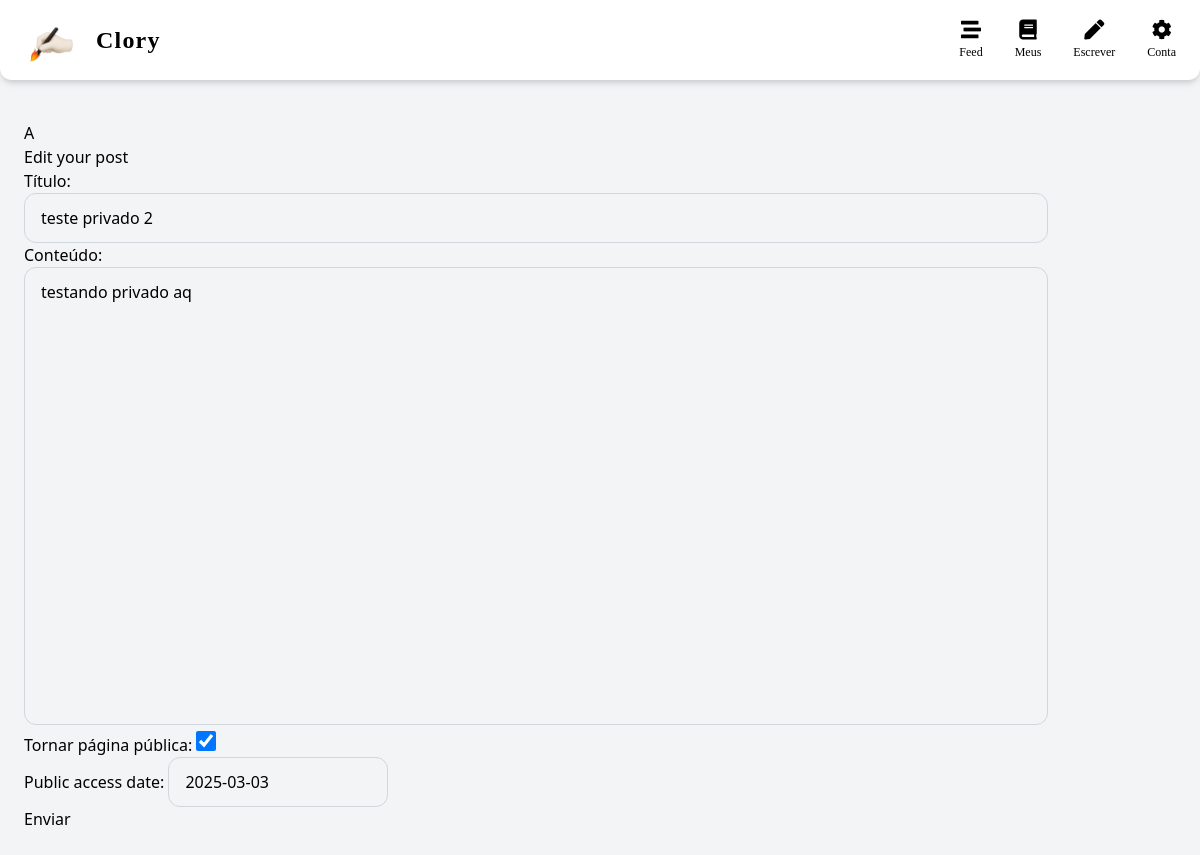
Screenshot of /post/edit/1 with the database file from the repository.
### page/models.py (models this page shows, shortened)
class Page(models.Model):
    author = models.ForeignKey(CustomUser, null=True, on_delete=models.CASCADE)
    title = models.CharField(max_length=50)
    content = models.TextField(max_length=900)
    publication_date = models.DateTimeField(auto_now_add=True)
    public_access = models.BooleanField(default=False)
    public_access_date = models.DateField(blank=True, null=True)

### page/views.py (the view)
# urls.py: path('post/edit/<int:page_id>', post_edit, name='post_edit'),
def post_edit(request, page_id):
    page = Page.objects.get(pk=page_id)
    if request.method == 'POST':
        form = PageForm(request.POST, instance=page)
        if form.is_valid():
            form.save()
            return redirect('user_post')
    else:
        form = PageForm(instance=page)
    return render(request, 'page/post_edit.html', {'form': form})

### page/templates/page/post_edit.html
{% extends "theme/base.html" %}
{% block content %}
<div class="container">
    <h2 class="title">Edit your post</h2>
    <form class="form-group" method="POST">
        {% csrf_token %} {{ form.as_p }}
        <button type="submit" class="send-button">Enviar</button>
    </form>
</div>
{% endblock %}

### rows the page displays
Page: title "teste privado 2", content "testando privado aq", public_access "☑", public_access_date "2025-03-03"
